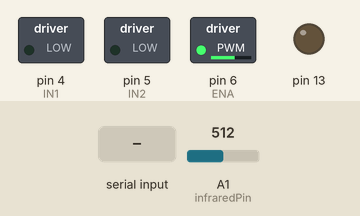
Recording of a sketch running on a simulated Arduino Uno, built with avr-gcc and run on an emulated ATmega328P. Shown: switched loads named in the sketch (green lamp = pin HIGH), output pins drawn as LEDs (lit = HIGH). The test bench sets the inputs (shaded band); at power-on: A1 (infraredPin) = 512.

Above: at 1.2 s.
1.3 s: "w" received over Serial
At 1.8 s:
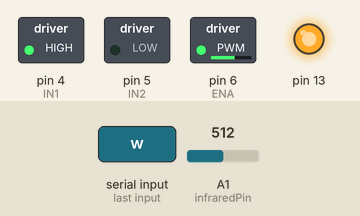
2.8 s: A1 (infraredPin) set to 309
4.3 s: A1 (infraredPin) set to 291
At 5.3 s:
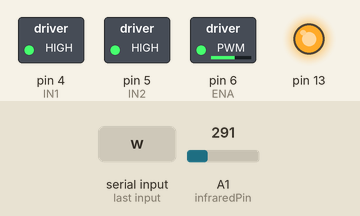
5.8 s: "b" received over Serial
At 6.5 s:
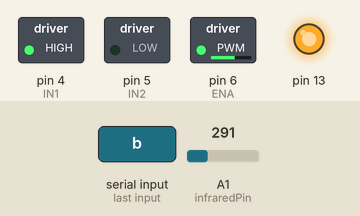
7.3 s: A1 (infraredPin) set to 782
8.8 s: A1 (infraredPin) set to 812
At 9.9 s:
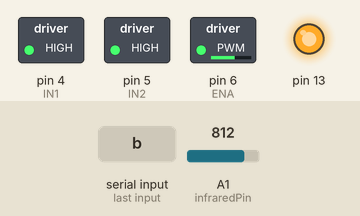
Timing chart, 0 to 11.3 s (numbered marks = the images above; inputs shaded):
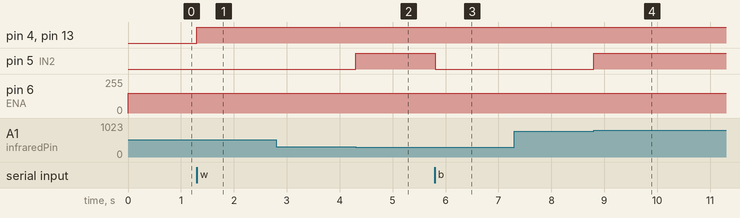

The sketch:

TurnTheCarousel.ino
```cpp
/*==========================================================================
// Author : Zayeed and Shah and (Circuit Breakers)
//==========================================================================
*/
// Definitions Arduino pins connected to input H Bridge
int IN1 = 4;
int IN2 = 5;
int ENA = 6;
int infraredPin = A1;
int speed = 50;
int startTime;
bool delayRunning = false;
int delayStart = 0;
int moving = false;
int movingToWhite = false;
int movingToBlack = false;
int IRVal = 0;

void setup()
{
// Set the output pins
pinMode(IN1, OUTPUT);
pinMode(IN2, OUTPUT);
pinMode(ENA, OUTPUT);
pinMode(13, OUTPUT);
digitalWrite(13, LOW);
Serial.begin(9600);

}

void loop()
{

  analogWrite(ENA, 150); // PWM

  char a = Serial.read();

  //handle serial comms

  if (a == 'w'){
    IRVal = analogRead(infraredPin);
    digitalWrite(13, HIGH);
     while(IRVal > 300){
      turnMotorON();
      IRVal = analogRead(infraredPin);
     }
  turnMotorOFF();
  }
  if (a == 'b'){
      IRVal = analogRead(infraredPin);
      digitalWrite(13, HIGH);
      while(IRVal < 800){
      turnMotorON();
      IRVal = analogRead(infraredPin);
     }
  turnMotorOFF();
 }
}

bool moveToWhite(){

  int IRVal = analogRead(infraredPin);
  // if white is found
  if (IRVal < 100){


    turnMotorOFF();
    return true;
  }
  //if black
  else{
    turnMotorON();
    return false;
  }
}

bool moveToBlack(){

  int IRVal = analogRead(infraredPin);
  // if white is found
  if (IRVal > 100){


      turnMotorOFF();
      return true;


  }
  //if white
  else{
    turnMotorON();
    return false;
  }
}


void turnMotorON(){
  digitalWrite(IN1, HIGH);
  digitalWrite(IN2, LOW);
}

void turnMotorOFF(){
  digitalWrite(IN1, HIGH);
  digitalWrite(IN2, HIGH);
}

void delayMotor(int milliseconds) { // the led task
  // check if delay has timed out after 10sec == 10000mS
  if (delayRunning && ((millis() - delayStart) >= 500)) {
    delayRunning = false; // // prevent this code being run more then once
    turnMotorOFF();
    Serial.println("Turned LED Off");
  }
}
```

Measured:
- the behaviour switches between 301 and 300 on A1 (infraredPin) (found by bisection; images 1 and 2)
- the behaviour switches between 799 and 800 on A1 (infraredPin) (found by bisection; images 3 and 4)
- after the input at 1.3 s, pin 4 (IN1), pin 13: LOW → HIGH at once
- after the input at 2.8 s, every drawn part: stays the same
- after the input at 4.3 s, pin 5 (IN2): LOW → HIGH at once
- after the input at 5.8 s, pin 5 (IN2): HIGH → LOW at once
- after the input at 7.3 s, every drawn part: stays the same
- after the input at 8.8 s, pin 5 (IN2): LOW → HIGH at once
